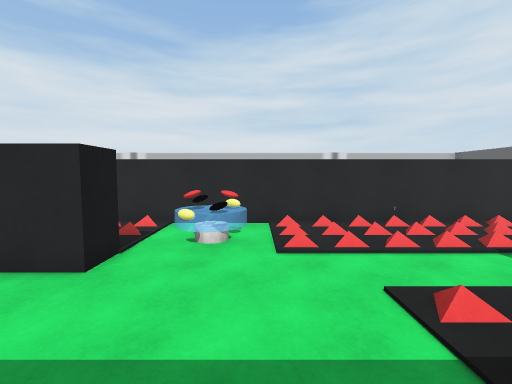
View 1 (above)

18 first-person views from a walk through a scene from a Unity 3-D project. The camera is 1.5 m above the floor, tilts 4° down and sees 90° across. The floor is counted in squares, 1 m on a side. Each view is taken from the middle of a square. On the plan, view 1 faces up. The plan holds only what a view shows up to about 13 squares ahead; the rest is blank. The place goes on beyond the plan. The player is left out. Some surface patterns are stand-ins.

View 2
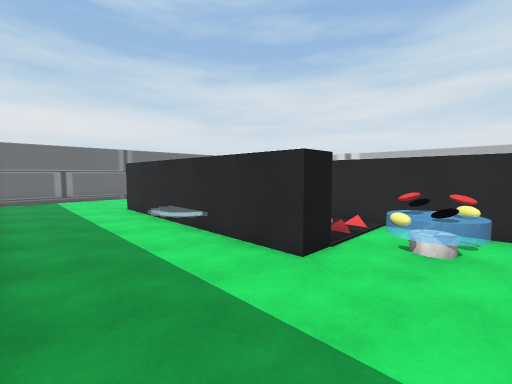

View 3
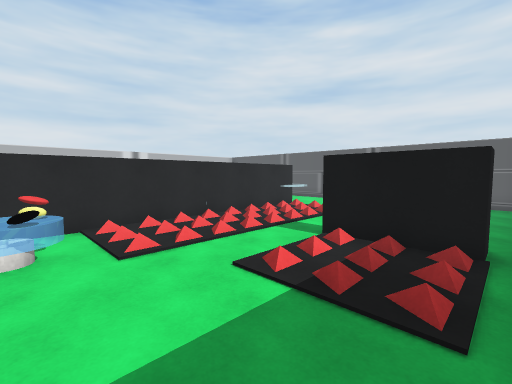

View 4
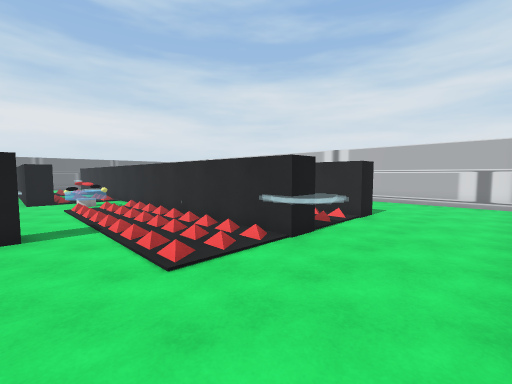

View 5
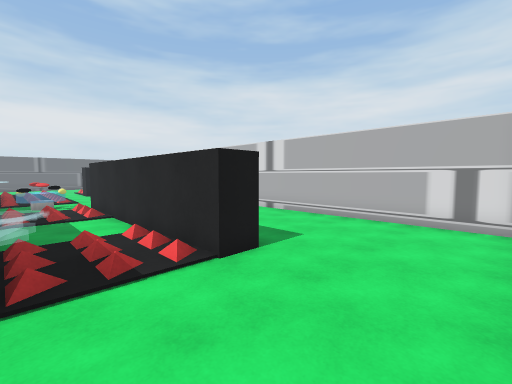

View 6
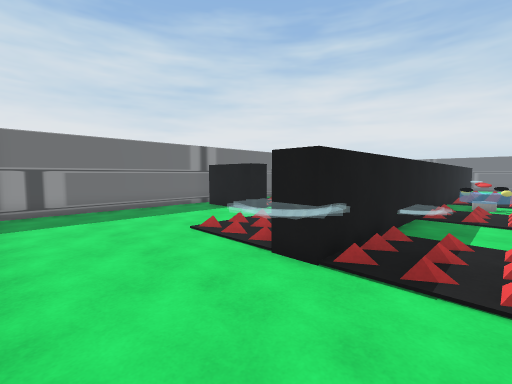

View 7
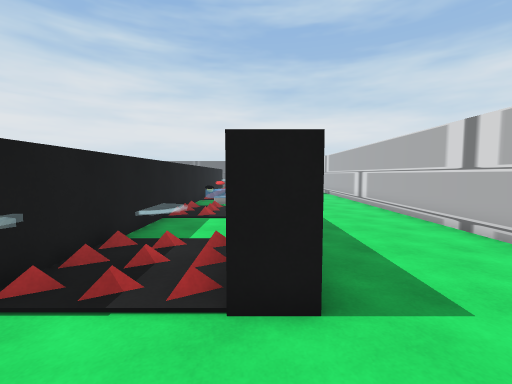

View 8
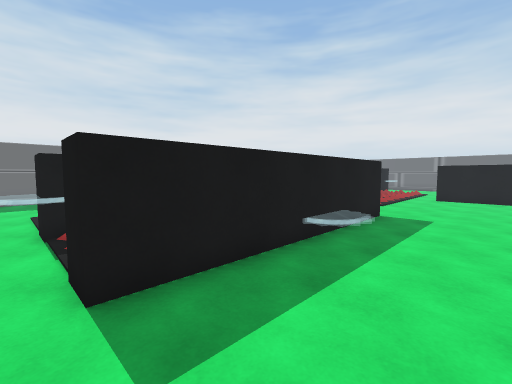

View 9
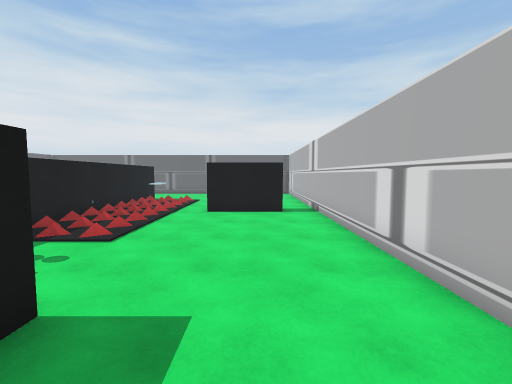

View 10
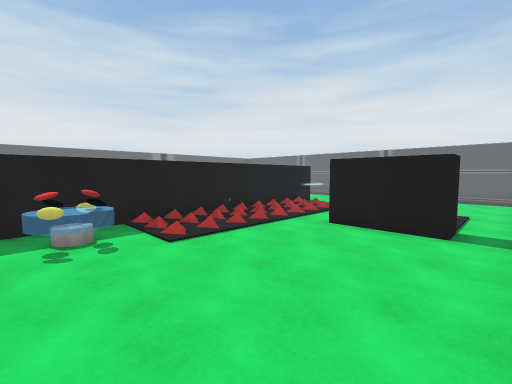

View 11
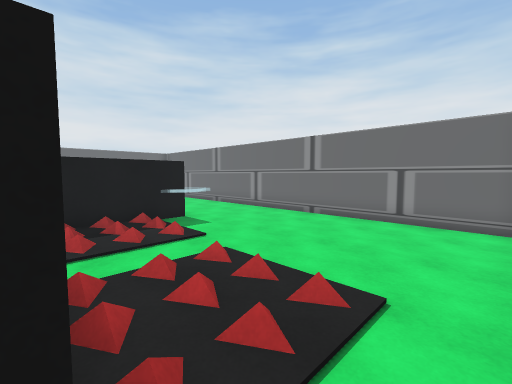

View 12
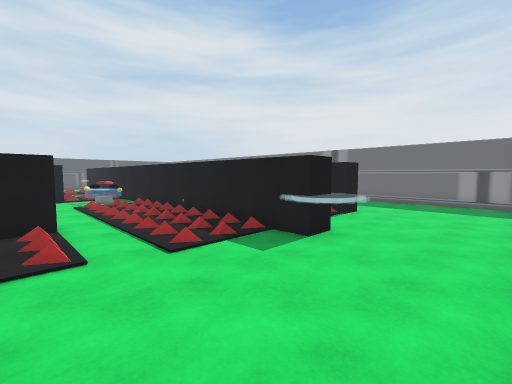

View 13
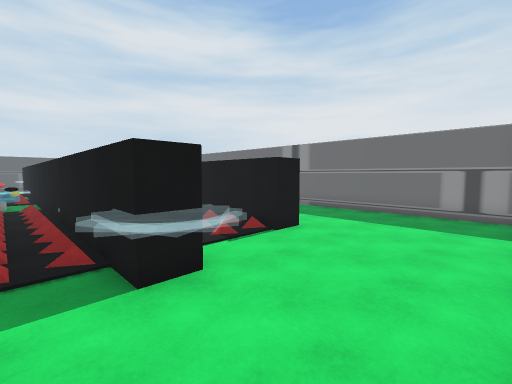

View 14
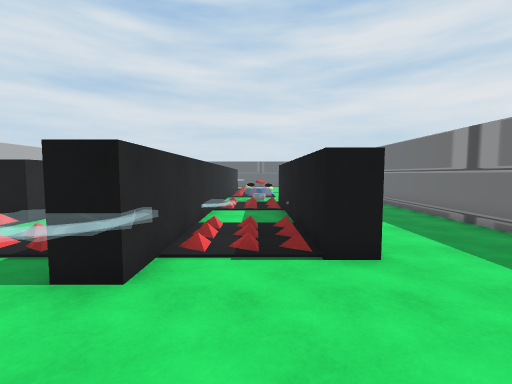

View 15
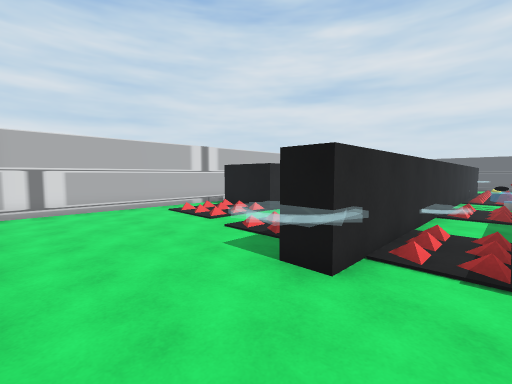

View 16
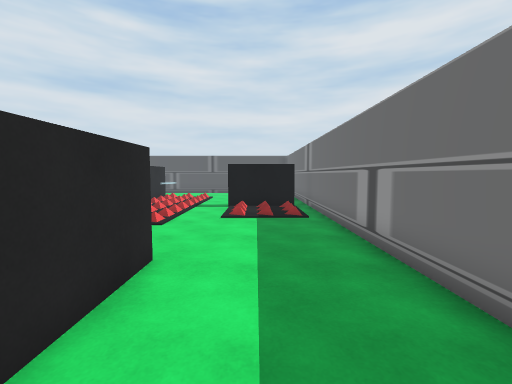

View 17
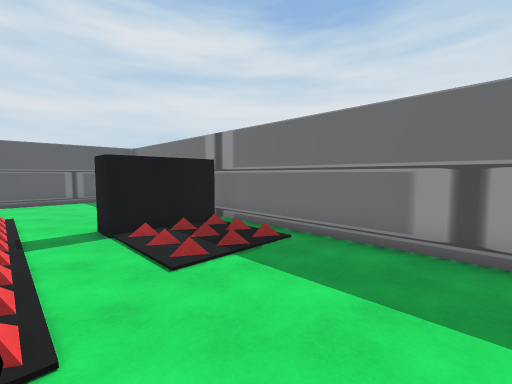

View 18
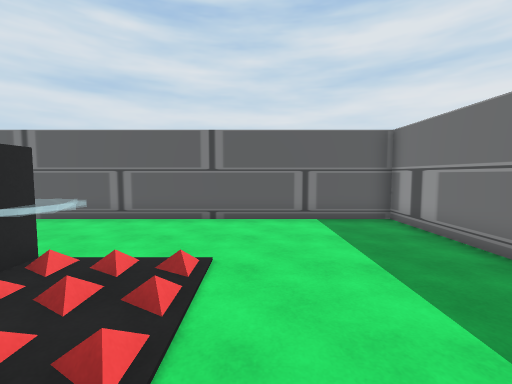

### Floor plan
Points are (right, up) in squares from view 1. A wall is a line through its corners. A room is listed if a view was taken in it or the views show most of it. See-through windows are left out.
Room 1 (views 1, 2, 3, 4, 5, 6, 7, 8, 9, 10, 11, 12, 13, 14, 15, 16, 17, 18)
walls: (-2.6, 4.9) (-2.6, 3.8) (-11.6, 3.8) (-11.6, 4.8) (-7.5, 4.8); (-5.6, 4.8) (-3.2, 4.8); (0.4, 12.7) (9.4, 12.7) (9.4, 11.7) (0.4, 11.7); (-6.6, 4.8) (-6.1, 4.8); (-7.1, 13) (-8.1, 13) (-8.1, 16.1) (-7.1, 16.1) (-7.1, 13); (4.6, 0.3) (4.6, 3.3) (5.6, 3.3) (5.6, 0.3); (-12.6, 8.8) (9.4, 8.8) (9.4, 7.8) (-12.6, 7.8); (-16.5, 2) (-16.5, -0.1); (-16.1, -0.5) (13.5, -0.5) (13.5, 11.4); (13.1, 17.5) (-16.1, 17.5); (-16.5, 17.1) (-16.5, 7)
ways out: gap at (5, 0)

Positions as (right, up) in squares from view 1, and headings:
1: (0, 0), facing up
2: (0, 0), facing up-left
3: (-1, 0), facing up-right
4: (13, 3), facing up-left
5: (13, 9), facing up-left
6: (13, 11), facing down-left
7: (12, 12), facing left
8: (10, 16), facing down-left
9: (3, 15), facing left
10: (0, 17), facing down-left
11: (-8, 17), facing down-left
12: (-16, 14), facing down-right
13: (-16, 10), facing down-right
14: (-16, 6), facing right
15: (-16, 6), facing up-right
16: (-7, 2), facing right
17: (-2, 5), facing down-right
18: (5, 4), facing right
